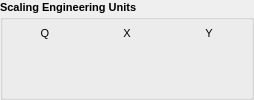
     <widget class="QGroupBox" name="groupBox_4">
      <property name="sizePolicy">
       <sizepolicy hsizetype="Preferred" vsizetype="Preferred">
        <horstretch>0</horstretch>
        <verstretch>0</verstretch>
       </sizepolicy>
      </property>
      <property name="minimumSize">
       <size>
        <width>0</width>
        <height>0</height>
       </size>
      </property>
      <property name="font">
       <font>
        <pointsize>8</pointsize>
        <weight>75</weight>
        <bold>true</bold>
       </font>
      </property>
      <property name="title">
       <string>Scaling Engineering Units</string>
      </property>
      <layout class="QGridLayout" name="gridLayout_4">
       <property name="margin">
        <number>2</number>
       </property>
       <property name="spacing">
        <number>2</number>
       </property>
       <item row="1" column="2">
        <widget class="caNumeric" name="caNumeric_32">
         <property name="sizePolicy">
          <sizepolicy hsizetype="Fixed" vsizetype="Fixed">
           <horstretch>0</horstretch>
           <verstretch>0</verstretch>
          </sizepolicy>
         </property>
         <property name="minimumSize">
          <size>
           <width>80</width>
           <height>40</height>
          </size>
         </property>
         <property name="autoFillBackground">
          <bool>false</bool>
         </property>
         <property name="digitsFontScaleEnabled">
          <bool>true</bool>
         </property>
         <property name="channel" stdset="0">
          <string notr="true">$(DEV):Y-SCALE-EGU</string>
         </property>
         <property name="foreground">
          <color>
           <red>0</red>
           <green>0</green>
           <blue>0</blue>
          </color>
         </property>
         <property name="background">
          <color>
           <red>187</red>
           <green>187</green>
           <blue>187</blue>
          </color>
         </property>
         <property name="precisionMode">
          <enum>caNumeric::Channel</enum>
         </property>
         <property name="fixedFormat">
          <bool>false</bool>
         </property>
         <property name="limitsMode">
          <enum>caNumeric::Channel</enum>
         </property>
         <property name="maxValue">
          <double>1.000000000000000</double>
         </property>
         <property name="minValue">
          <double>-1.000000000000000</double>
         </property>
        </widget>
       </item>
       <item row="1" column="1">
        <widget class="caNumeric" name="caNumeric_28">
         <property name="sizePolicy">
          <sizepolicy hsizetype="Fixed" vsizetype="Fixed">
           <horstretch>0</horstretch>
           <verstretch>0</verstretch>
          </sizepolicy>
         </property>
         <property name="minimumSize">
          <size>
           <width>80</width>
           <height>40</height>
          </size>
         </property>
         <property name="autoFillBackground">
          <bool>false</bool>
         </property>
         <property name="digitsFontScaleEnabled">
          <bool>true</bool>
         </property>
         <property name="channel" stdset="0">
          <string notr="true">$(DEV):X-SCALE-EGU</string>
         </property>
         <property name="foreground">
          <color>
           <red>0</red>
           <green>0</green>
           <blue>0</blue>
          </color>
         </property>
         <property name="background">
          <color>
           <red>187</red>
           <green>187</green>
           <blue>187</blue>
          </color>
         </property>
         <property name="precisionMode">
          <enum>caNumeric::Channel</enum>
         </property>
         <property name="fixedFormat">
          <bool>false</bool>
         </property>
         <property name="limitsMode">
          <enum>caNumeric::Channel</enum>
         </property>
         <property name="maxValue">
          <double>1.000000000000000</double>
         </property>
         <property name="minValue">
          <double>-1.000000000000000</double>
         </property>
        </widget>
       </item>
       <item row="1" column="0">
        <widget class="caNumeric" name="caNumeric_24">
         <property name="sizePolicy">
          <sizepolicy hsizetype="Fixed" vsizetype="Fixed">
           <horstretch>0</horstretch>
           <verstretch>0</verstretch>
          </sizepolicy>
         </property>
         <property name="minimumSize">
          <size>
           <width>80</width>
           <height>40</height>
          </size>
         </property>
         <property name="autoFillBackground">
          <bool>false</bool>
         </property>
         <property name="digitsFontScaleEnabled">
          <bool>true</bool>
         </property>
         <property name="channel" stdset="0">
          <string notr="true">$(DEV):Q-SCALE-EGU</string>
         </property>
         <property name="foreground">
          <color>
           <red>0</red>
           <green>0</green>
           <blue>0</blue>
          </color>
         </property>
         <property name="background">
          <color>
           <red>187</red>
           <green>187</green>
           <blue>187</blue>
          </color>
         </property>
         <property name="precisionMode">
          <enum>caNumeric::Channel</enum>
         </property>
         <property name="fixedFormat">
          <bool>false</bool>
         </property>
         <property name="limitsMode">
          <enum>caNumeric::Channel</enum>
         </property>
         <property name="maxValue">
          <double>1.000000000000000</double>
         </property>
         <property name="minValue">
          <double>-1.000000000000000</double>
         </property>
        </widget>
       </item>
       <item row="0" column="0">
        <widget class="QLabel" name="label_15">
         <property name="sizePolicy">
          <sizepolicy hsizetype="Preferred" vsizetype="Fixed">
           <horstretch>0</horstretch>
           <verstretch>0</verstretch>
          </sizepolicy>
         </property>
         <property name="minimumSize">
          <size>
           <width>0</width>
           <height>15</height>
          </size>
         </property>
         <property name="font">
          <font>
           <weight>50</weight>
           <bold>false</bold>
          </font>
         </property>
         <property name="text">
          <string>Q</string>
         </property>
         <property name="alignment">
          <set>Qt::AlignCenter</set>
         </property>
        </widget>
       </item>
       <item row="0" column="1">
        <widget class="QLabel" name="label_16">
         <property name="sizePolicy">
          <sizepolicy hsizetype="Preferred" vsizetype="Fixed">
           <horstretch>0</horstretch>
           <verstretch>0</verstretch>
          </sizepolicy>
         </property>
         <property name="minimumSize">
          <size>
           <width>0</width>
           <height>15</height>
          </size>
         </property>
         <property name="font">
          <font>
           <weight>50</weight>
           <bold>false</bold>
          </font>
         </property>
         <property name="text">
          <string>X</string>
         </property>
         <property name="alignment">
          <set>Qt::AlignCenter</set>
         </property>
        </widget>
       </item>
       <item row="0" column="2">
        <widget class="QLabel" name="label_18">
         <property name="sizePolicy">
          <sizepolicy hsizetype="Preferred" vsizetype="Fixed">
           <horstretch>0</horstretch>
           <verstretch>0</verstretch>
          </sizepolicy>
         </property>
         <property name="minimumSize">
          <size>
           <width>0</width>
           <height>15</height>
          </size>
         </property>
         <property name="font">
          <font>
           <weight>50</weight>
           <bold>false</bold>
          </font>
         </property>
         <property name="text">
          <string>Y</string>
         </property>
         <property name="alignment">
          <set>Qt::AlignCenter</set>
         </property>
        </widget>
       </item>
      </layout>
     </widget>
